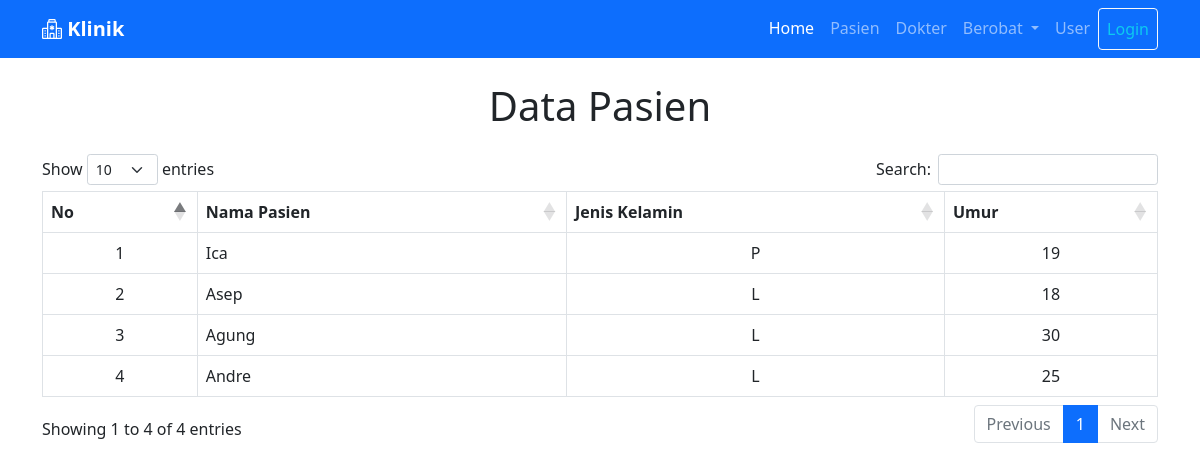
The app's page /pasien.php with its own data.
### tables this page shows
CREATE TABLE `pasien` (
  `id_pasien` int(5) NOT NULL,
  `nama_pasien` varchar(50) NOT NULL,
  `jenis_kelamin` enum('L','P') NOT NULL,
  `umur` int(2) NOT NULL
);

### pasien.php (the view, shortened to what this page needs)
<?php include "layout/_header.php"; ?>
<div class="container">
    <h1 class="text-center my-4">Data Pasien</h1>
    <table class="table table-bordered table-hover" id="example">
        <thead>
            <tr class="text-center">
                <th>No</th>
                <th>Nama Pasien</th>
                <th>Jenis Kelamin</th>
                <th>Umur</th>
            </tr>
        </thead>
        <tbody>
            <?php
            $no = 1;
            $query = "SELECT * FROM pasien";
            $sql = mysqli_query($koneksi, $query);
            while ($pasien = mysqli_fetch_array($sql)) {
                if ($pasien != NULL) {
            ?>
                    <tr>
                        <td class="text-center align-middle"><?= $no++ ?></td>
                        <td class="align-middle"><?= $pasien['nama_pasien'] ?></td>
                        <td class="text-center align-middle"><?= $pasien['jenis_kelamin'] ?></td>
                        <td class="text-center align-middle"><?= $pasien['umur'] ?></td>
                    </tr>
                <?php } else { ?>
                    <tr>
                        <td class="text-center">Data Kosong</td>
                    </tr>
            <?php }
            } ?>
        </tbody>
    </table>
</div>
<?php include "layout/_footer.php"; ?>

### records on screen
pasien: nama_pasien "Ica", jenis_kelamin "P", umur "19"
pasien: nama_pasien "Asep", jenis_kelamin "L", umur "18"
pasien: nama_pasien "Agung", jenis_kelamin "L", umur "30"
pasien: nama_pasien "Andre", jenis_kelamin "L", umur "25"
